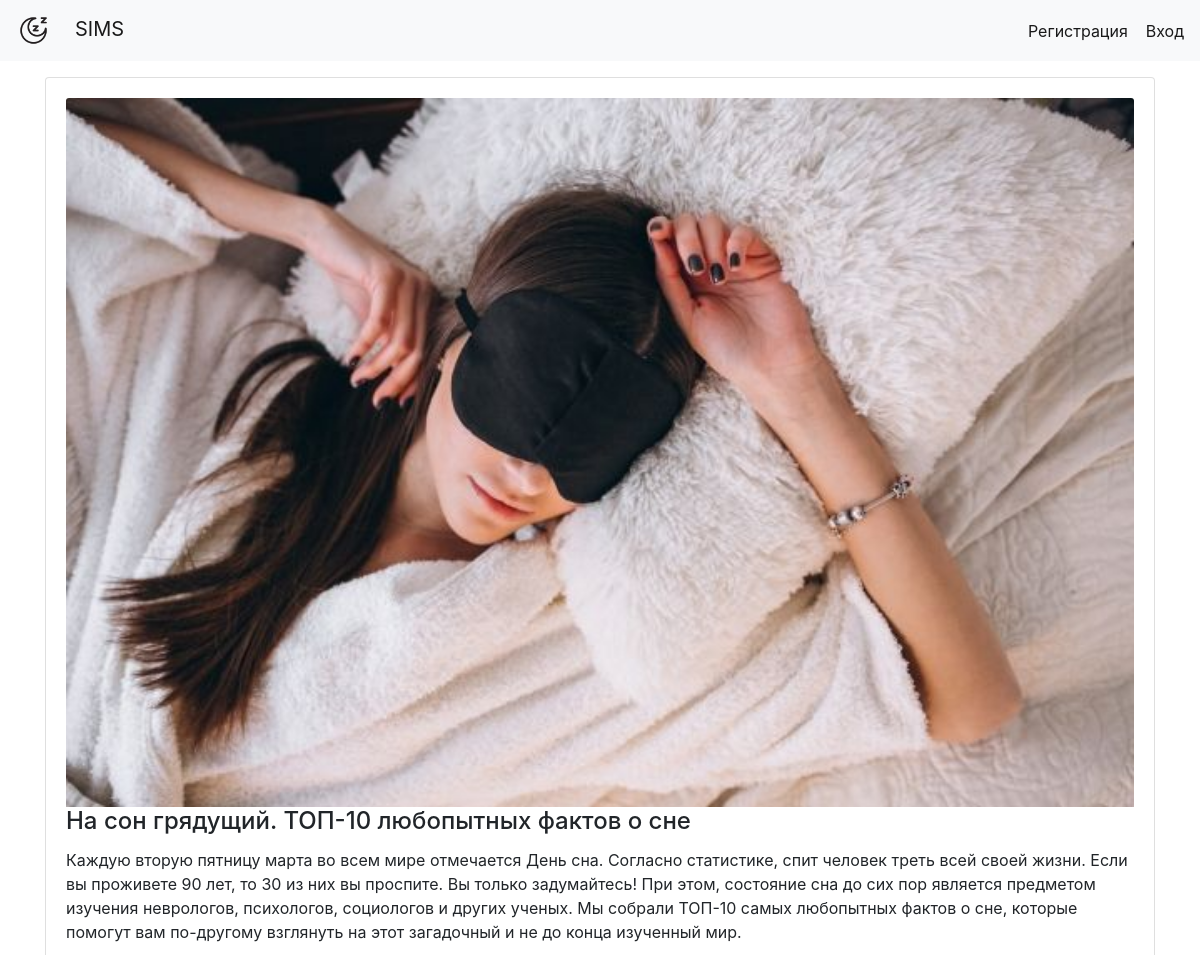
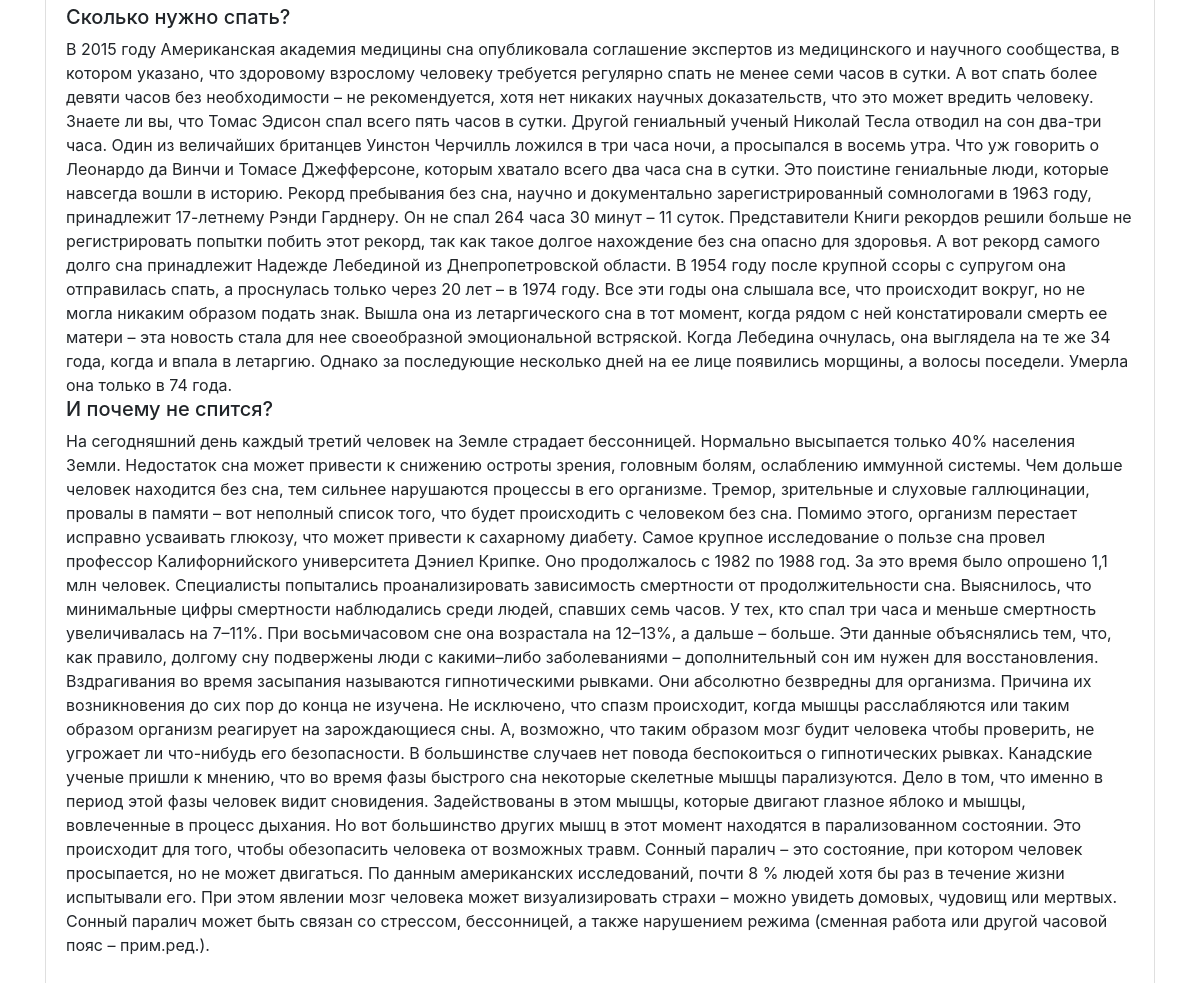
The page /activity/1/ on the database its author committed (2 pictures, top to bottom).
### activity/models.py (models this page shows, shortened)
class Articles(models.Model):
    title = models.CharField(max_length=200)
    article = models.TextField()
    image = models.ImageField(upload_to='photos/')

### activity/views.py (the view)
# urls.py: path('<int:article_id>/', one_article, name='articles'),
def one_article(request, article_id):
    article = get_object_or_404(Articles, pk=article_id)
    return render(request, 'activity/article.html', context={'article': article})

### activity/templates/activity/article.html (shortened to what this page needs)
{% extends 'base.html' %}
{% block Body %}
    <div class="card">
      <div class="card-body">
        <img class="card-img-top" src="{{ article.image.url }}" alt="">
        <h4 class="card-title">{{ article.title }}</h4>
        {% autoescape off %}
          <p class="card-text">{{ article.article }}</p>
        {% endautoescape %}
      </div>
    </div>
{% endblock %}

### rows shown on the page
Articles: image (picture), title "На сон грядущий. ТОП-10 любопытных фактов о сне", article "Каждую вторую пятницу марта во всем мире отмечается День сна. Согласно статистике, спит человек треть всей своей жизни. Если вы проживете 90 лет, то 30 из них вы проспите. Вы только задумайтесь! При этом, состояние сна до сих пор является предметом изучения неврологов, психологов, социологов и других ученых. Мы собрали ТОП-10 самых любопытных фактов о сне, которые помогут вам по-другому взглянуть на этот загадочный и не до конца изученный мир. Сколько нужно спать? В 2015 году Американская академия медицины сна опубликовала соглашение экспертов из медицинского и научного сообщества, в котором указано, что здоровому взрослому человеку требуется регулярно спать не менее семи часов в сутки. А…"
